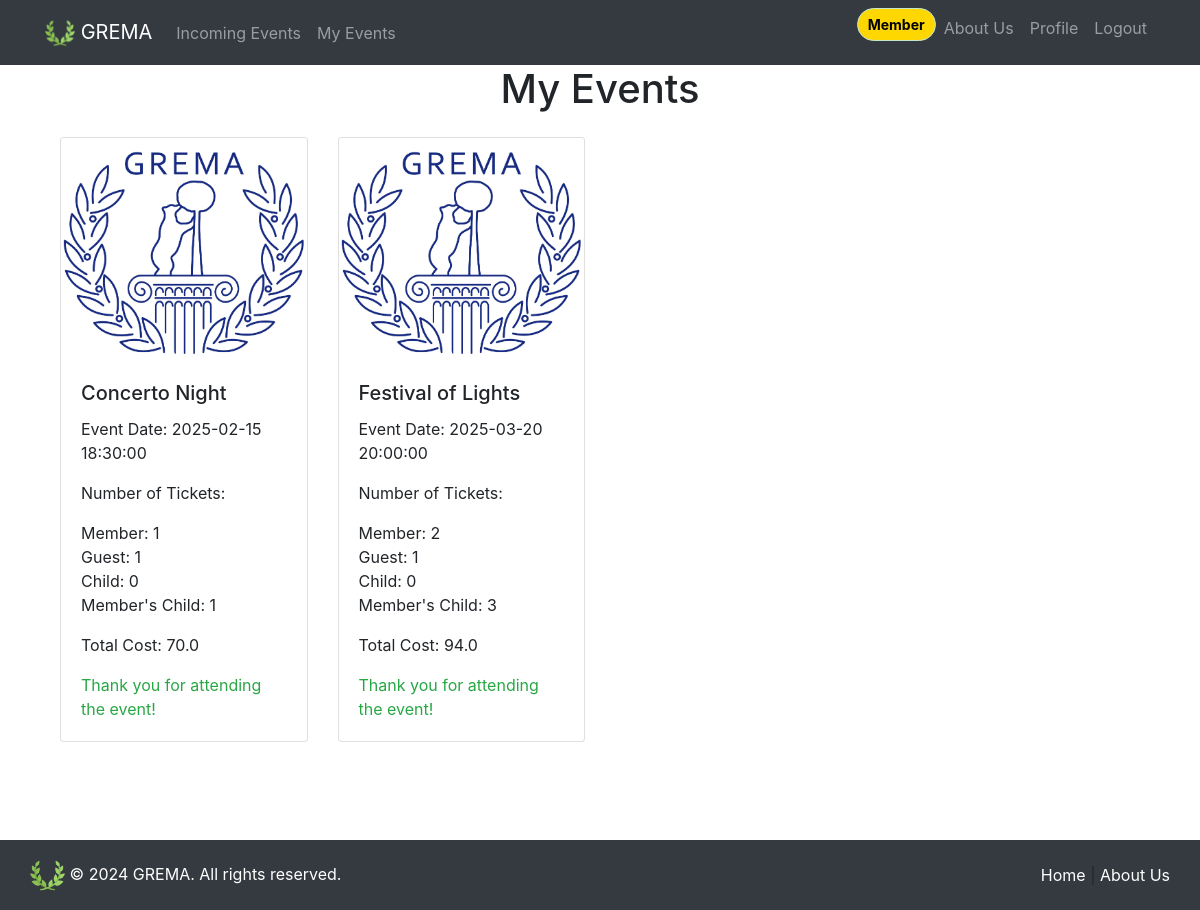
The page /my_events (signed in) on the database its author committed.
### website/models.py (models this page shows)
class Event(db.Model):
    id = db.Column(db.Integer, primary_key=True)
    name= db.Column(db.String(80))
    date = db.Column(db.DateTime(timezone=True), default=func.current_date())
    max_guest_num = db.Column(db.Integer)
    member_price=db.Column(db.Float)
    member_child_price=db.Column(db.Float)
    guest_price=db.Column(db.Float)
    child_price=db.Column(db.Float)
    img_url=db.Column(db.String(300))
    description=db.Column(db.String(800))
    admin_id = db.Column(db.Integer, db.ForeignKey('admin.id'))

class Event_Attendance(db.Model):
    id = db.Column(db.Integer, primary_key=True)
    event_id = db.Column(db.Integer, db.ForeignKey('event.id'))
    user_id = db.Column(db.Integer, db.ForeignKey('user.id'))
    date = db.Column(db.DateTime(timezone=True), default=func.current_date())
    number_guest_tickets = db.Column(db.Integer)
    number_child_tickets = db.Column(db.Integer)
    number_member_tickets = db.Column(db.Integer)
    number_memberchild_tickets = db.Column(db.Integer)
    guests_names = db.Column(db.String(300))
    cash_payment_in_event=db.Column(db.Boolean)
    total_price= db.Column(db.Float)

### website/views.py (the view)
@views.route('/my_events', methods=['GET', 'POST'])
@login_required
def my_events():
    user_attendances = Event_Attendance.query.filter_by(user_id=current_user.id).all()
    events = [Event.query.get(attendance.event_id) for attendance in user_attendances]
    now = datetime.now()
    return render_template('my_events.html', user_attendances=user_attendances, events=events, user=current_user,now=now)

### website/views.py (called while the page is built)
@views.context_processor
def inject_membership():
    if current_user.is_authenticated:
        is_member = Fee.query.filter_by(user_fee=current_user.id, payed=True).first() is not None
    else:
        is_member = False
    return dict(is_member=is_member)

### website/templates/my_events.html (shortened to what this page needs)
{% extends "base.html" %}
{% block content %}
<div class="container">
    <h1 class="text-center mb-4">My Events</h1>
    {% if user_attendances|length == 0 %}
    <p class="text-center text-muted mb-4">You haven't signed up for any events yet.</p>
    {% else %}
    <div class="row row-cols-1 row-cols-md-4">
        {% for i in range(user_attendances|length) %}
        <div class="col mb-4">
            <div class="card h-100 div-hover" >
                {% if events[i].img_url %}
                <img src="{{ events[i].img_url }}" class="card-img-top" alt="{{ events[i].name }}">
                {% else %}
                <img src="{{ url_for('static', filename='images/gremaLogo.png') }}" class="card-img-top"
                    alt="{{ events[i].name }}">
                {% endif %}
                <div class="card-body">
                    <h5 class="card-title">{{ events[i].name }}</h5>
                    <p class="card-text">Event Date: {{ events[i].date }}</p>
                    <p class="card-text">Number of Tickets:</p>
                    <ul class="list-unstyled">
                        <li>Member: {{ user_attendances[i].number_member_tickets }}</li>
                        <li>Guest: {{ user_attendances[i].number_guest_tickets }}</li>
                        <li>Child: {{ user_attendances[i].number_child_tickets }}</li>
                        <li>Member's Child: {{ user_attendances[i].number_memberchild_tickets }}</li>
                    </ul>
                    <p class="card-text">Total Cost: {{ user_attendances[i].total_price }}</p>
                    {% if events[i].date < now %} <p class="card-text text-success mb-0">Thank you for attending the
                        event!</p>
                        {% else %}
                        <p class="card-text text-primary mb-0">See you there!</p>
                        {% endif %}
                </div>
            </div>
        </div>
        {% endfor %}
    </div>
    {% endif %}
</div>
{% endblock %}

### website/static/base.css (style rules this page uses)
html { position: relative; min-height: 100%; }
body { margin-bottom: 100px; }

### rows shown on the page
Event: name "Concerto Night", date "2025-02-15 18:30:00"
Event_Attendance: number_member_tickets "1", number_guest_tickets "1", number_child_tickets "0", number_memberchild_tickets "1", total_price "70.0"
Event: name "Festival of Lights", date "2025-03-20 20:00:00"
Event_Attendance: number_member_tickets "2", number_guest_tickets "1", number_child_tickets "0", number_memberchild_tickets "3", total_price "94.0"
